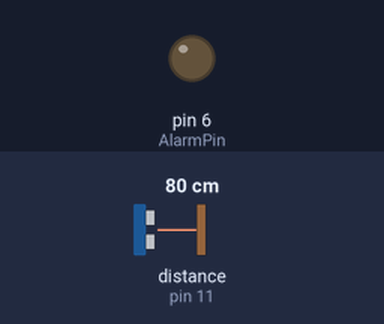
This sketch was run on a simulated Arduino Uno, built with avr-gcc and run on an emulated ATmega328P. Parts: output pins drawn as LEDs (lit = HIGH). The inputs (shaded band) are chosen by the test bench; at power-on: distance to the obstacle (sensor on pin 11) 80 cm. The echo pulse lasts 58.3 µs per cm.

Above: at 1.2 s.
1.3 s: distance to the obstacle (sensor on pin 11) set to 6 cm
2.8 s: distance to the obstacle (sensor on pin 11) set to 3 cm
At 3.9 s:
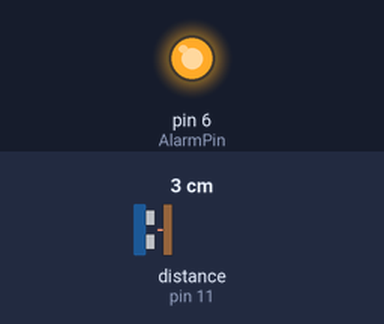
4.3 s: distance to the obstacle (sensor on pin 11) set to 9 cm
At 4.8 s:
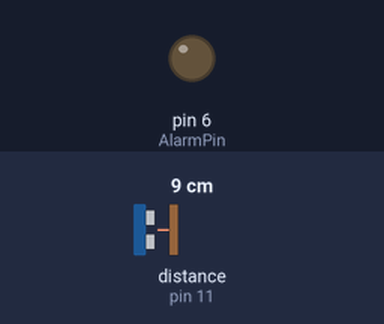
5.8 s: distance to the obstacle (sensor on pin 11) set to 2 cm
At 6.5 s:
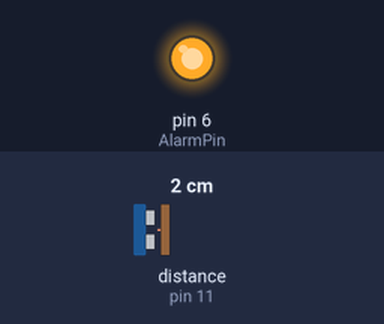
Timing chart, 0 to 8.3 s (numbered marks = the images above; inputs shaded):
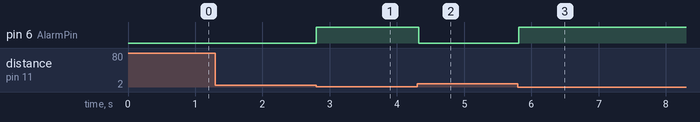

Measured:
- the behaviour switches between 5 and 4 cm on distance to the obstacle (sensor on pin 11) (found by bisection; images 0 and 1)
- after the input at 1.3 s, every drawn part: stays the same
- after the input at 2.8 s, pin 6 (AlarmPin): LOW → HIGH at once
- after the input at 4.3 s, pin 6 (AlarmPin): HIGH → LOW at once
- after the input at 5.8 s, pin 6 (AlarmPin): LOW → HIGH at once

The sketch:

distance.ino
```cpp
#include<NewPing.h>

#define TriggerPin 12
#define EchoPin 11
#define MaxDistance 200
#define AlarmPin 6
boolean AlarmON = false;

NewPing sonar(TriggerPin, EchoPin, MaxDistance);

void setup() {
  Serial.begin(9600);
  pinMode(6, OUTPUT);

}

void loop() {
  delay(50);
  unsigned int distance = sonar.ping_cm();

  if(distance < 5){
    digitalWrite(AlarmPin, HIGH);
  }else{
    digitalWrite(AlarmPin, LOW);
  }
}
```
